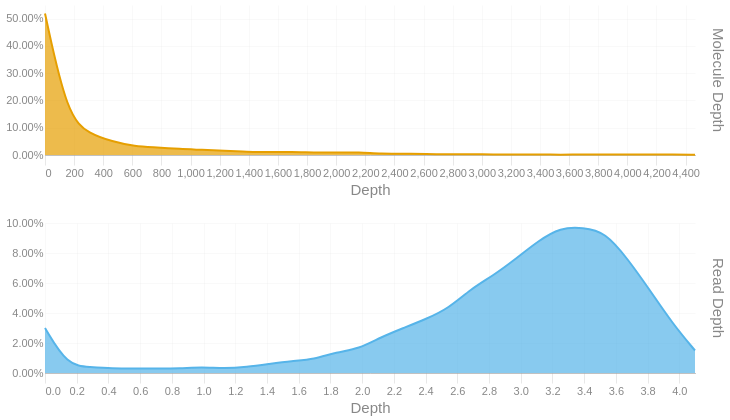

Here is the notebook cell this chart was saved with:
### Code cell
readdep = depth_hist(tb['Read Depth'], q99, 3)
readdep = readdep.with_columns(pl.lit('Read Depth').alias('Metric'))
if not SKIPLR:
    moldep = depth_hist(tb['Molecule Depth'], mol_q99, 1)
    moldep = moldep.with_columns(pl.lit('Molecule Depth').alias('Metric'))
    _hist = pl.concat([readdep, moldep])
    _hist = _hist.filter(pl.col('Proportion') != 0)
    with SafeRender(_hist):
        (
            alt.Chart(_hist)        
            .mark_area(interpolate = "basis")
            .encode(
                x=alt.X('Bin:Q').scale(domainMin=0).axis(alt.Axis(title='Depth')),
                y = alt.Y('Proportion:Q', title = None).axis(format = '.2%'),
                color = alt.Color('Metric:N').legend(None),
                row = alt.Row("Metric:N").header(title = None, labelOrient = 'right'),
                tooltip = [
                    alt.Tooltip("Metric:N", title = "Metric"),
                    alt.Tooltip('Interval:N', title = "Depth Interval"),
                    alt.Tooltip('Proportion:Q', title = "% Alignments").format('.2%')
                ]
            )
            .resolve_scale(x='independent', y='independent')
            .properties(
                height = 150, width = 650,
                usermeta={'embedOptions': {'downloadFileName': f'{samplename}.depth.hist'}}
            )
        ).display()
else:
    readdep = readdep.filter(pl.col('Proportion') != 0)
    with SafeRender(readdep):
        (
            alt.Chart(readdep)        
            .mark_area(interpolate = "basis")
            .encode(
                x=alt.X('Bin:Q').scale(domainMin=0).axis(alt.Axis(title='Depth')),
                y = alt.Y('Proportion:Q', title = None).axis(format = '.2%'),
                tooltip = [
                    alt.Tooltip('Interval:N', title = "Depth Interval"),
                    alt.Tooltip('Proportion:Q', title = "% Alignments").format('.2%')
                ]
            )
            .properties(
                usermeta={'embedOptions': {'downloadFileName': f'{samplename}.depth.hist'}}
            )
        ).display()

### Figure 1 — Vega-Lite specification as saved in the notebook (floating-point values rounded to 4 significant figures)
{"width": 650, "height": 150, "config": {"title": {"anchor": "start", "dy": -15, "fontSize": 18, "color": "#888888", "subtitleColor": "#888888", "subtitleFontSize": 14}, "arc": {"fill": "#0072B2"}, "axis": {"domainColor": "#888888", "domainWidth": 0.5, "gridWidth": 0.2, "grid": false, "titleFontWeight": 400, "titleFontSize": 15, "labelFontSize": 11, "labelColor": "#888888", "tickColor": "#888888", "tickWidth": 0.2, "titleColor": "#888888"}, "axisBand": {"grid": false}, "axisX": {"grid": true, "tickSize": 10, "domainCap": "round"}, "axisY": {"domain": false, "grid": true, "tickSize": 0, "domainCap": "round"}, "background": "transparent", "header": {"labelFontSize": 15, "labelColor": "#888888", "titleFontSize": 15, "titleFontWeight": 600, "titleColor": "#888888"}, "legend": {"labelFont": "sans-serif", "labelFontSize": 12, "labelColor": "#888888", "symbolSize": 100, "symbolType": "circle", "titleFontSize": 12, "titlePadding": 10, "titleColor": "#888888", "title": null}, "range": {"category": ["#E69F00", "#56B4E9", "#009E73", "#F0E442", "#0072B2", "#D55E00", "#CC79A7", "#000000"], "diverging": ["#cfe8f3", "#a2d4ec", "#73bfe2", "#46abdb", "#1696d2", "#12719e"]}, "area": {"fill": "#0072B2", "fillOpacity": 0.7, "line": true, "strokeOpacity": 0.7}, "line": {"color": "#0072B2", "stroke": "#0072B2", "strokeWidth": 2}, "trail": {"color": "#0072B2", "stroke": "#0072B2", "strokeWidth": 0, "size": 1}, "point": {"filled": true, "fillOpacity": 1.0, "size": 95}, "text": {"color": "#888888", "fontSize": 11, "align": "right", "fontWeight": 400, "size": 11}, "bar": {"fill": "#0072B2", "stroke": null}, "view": {"stroke": null, "continuousWidth": 660, "continuousHeight": 400}}, "data": {"name": "data-cdf807d96267f419c4856142ef7d50f9"}, "mark": {"type": "area", "interpolate": "basis"}, "encoding": {"color": {"field": "Metric", "legend": null, "type": "nominal"}, "row": {"field": "Metric", "header": {"title": null, "labelOrient": "right"}, "type": "nominal"}, "tooltip": [{"field": "Metric", "title": "Metric", "type": "nominal"}, {"field": "Interval", "title": "Depth Interval", "type": "nominal"}, {"field": "Proportion", "format": ".2%", "title": "% Alignments", "type": "quantitative"}], "x": {"axis": {"title": "Depth"}, "field": "Bin", "scale": {"domainMin": 0}, "type": "quantitative"}, "y": {"axis": {"format": ".2%"}, "field": "Proportion", "title": null, "type": "quantitative"}}, "resolve": {"scale": {"x": "independent", "y": "independent"}}, "usermeta": {"embedOptions": {"downloadFileName": "S6_Kennetcook_3569.depth.hist"}}, "$schema": "https://vega.github.io/schema/vega-lite/v6.1.0.json", "datasets": {"data-cdf807d96267f419c4856142ef7d50f9": [{"Bin": 0.0, "Interval": "0.0-0.141", "Proportion": 0.03, "Metric": "Read Depth"}, {"Bin": 0.141, "Interval": "0.141-0.283", "Proportion": 0.005, "Metric": "Read Depth"}, {"Bin": 0.283, "Interval": "0.283-0.424", "Proportion": 0.004, "Metric": "Read Depth"}, {"Bin": 0.424, "Interval": "0.424-0.565", "Proportion": 0.003, "Metric": "Read Depth"}, {"Bin": 0.565, "Interval": "0.565-0.707", "Proportion": 0.003, "Metric": "Read Depth"}, {"Bin": 0.707, "Interval": "0.707-0.848", "Proportion": 0.003, "Metric": "Read Depth"}, {"Bin": 0.848, "Interval": "0.848-0.989", "Proportion": 0.003, "Metric": "Read Depth"}, {"Bin": 0.989, "Interval": "0.989-1.131", "Proportion": 0.004, "Metric": "Read Depth"}, {"Bin": 1.131, "Interval": "1.131-1.272", "Proportion": 0.003, "Metric": "Read Depth"}, {"Bin": 1.272, "Interval": "1.272-1.413", "Proportion": 0.004, "Metric": "Read Depth"}, {"Bin": 1.413, "Interval": "1.413-1.555", "Proportion": 0.006, "Metric": "Read Depth"}, {"Bin": 1.555, "Interval": "1.555-1.696", "Proportion": 0.008, "Metric": "Read Depth"}, {"Bin": 1.696, "Interval": "1.696-1.837", "Proportion": 0.009, "Metric": "Read Depth"}, {"Bin": 1.837, "Interval": "1.837-1.979", "Proportion": 0.014, "Metric": "Read Depth"}, {"Bin": 1.979, "Interval": "1.979-2.12", "Proportion": 0.016, "Metric": "Read Depth"}, {"Bin": 2.12, "Interval": "2.12-2.261", "Proportion": 0.024, "Metric": "Read Depth"}, {"Bin": 2.261, "Interval": "2.261-2.403", "Proportion": 0.03, "Metric": "Read Depth"}, {"Bin": 2.403, "Interval": "2.403-2.544", "Proportion": 0.036, "Metric": "Read Depth"}, {"Bin": 2.544, "Interval": "2.544-2.685", "Proportion": 0.043, "Metric": "Read Depth"}, {"Bin": 2.685, "Interval": "2.685-2.827", "Proportion": 0.056, "Metric": "Read Depth"}, {"Bin": 2.827, "Interval": "2.827-2.968", "Proportion": 0.065, "Metric": "Read Depth"}, {"Bin": 2.968, "Interval": "2.968-3.109", "Proportion": 0.076, "Metric": "Read Depth"}, {"Bin": 3.109, "Interval": "3.109-3.251", "Proportion": 0.088, "Metric": "Read Depth"}, {"Bin": 3.251, "Interval": "3.251-3.392", "Proportion": 0.097, "Metric": "Read Depth"}, {"Bin": 3.392, "Interval": "3.392-3.533", "Proportion": 0.097, "Metric": "Read Depth"}, {"Bin": 3.533, "Interval": "3.533-3.675", "Proportion": 0.094, "Metric": "Read Depth"}, {"Bin": 3.675, "Interval": "3.675-3.816", "Proportion": 0.076, "Metric": "Read Depth"}, {"Bin": 3.816, "Interval": "3.816-3.957", "Proportion": 0.055, "Metric": "Read Depth"}, {"Bin": 3.957, "Interval": "3.957-4.099", "Proportion": 0.033, "Metric": "Read Depth"}, {"Bin": 4.099, "Interval": "4.099-4.24", "Proportion": 0.015, "Metric": "Read Depth"}, {"Bin": 0.0, "Interval": "0.0-153.9", "Proportion": 0.519, "Metric": "Molecule Depth"}, {"Bin": 153.9, "Interval": "153.9-307.9", "Proportion": 0.141, "Metric": "Molecule Depth"}, {"Bin": 307.9, "Interval": "307.9-461.8", "Proportion": 0.077, "Metric": "Molecule Depth"}, {"Bin": 461.8, "Interval": "461.8-615.8", "Proportion": 0.05, "Metric": "Molecule Depth"}, {"Bin": 615.8, "Interval": "615.8-769.7", "Proportion": 0.031, "Metric": "Molecule Depth"}, {"Bin": 769.7, "Interval": "769.7-923.7", "Proportion": 0.028, "Metric": "Molecule Depth"}, {"Bin": 923.7, "Interval": "923.7-1077.6", "Proportion": 0.022, "Metric": "Molecule Depth"}, {"Bin": 1078.0, "Interval": "1077.6-1231.6", "Proportion": 0.019, "Metric": "Molecule Depth"}, {"Bin": 1232.0, "Interval": "1231.6-1385.5", "Proportion": 0.015, "Metric": "Molecule Depth"}, {"Bin": 1386.0, "Interval": "1385.5-1539.5", "Proportion": 0.012, "Metric": "Molecule Depth"}, {"Bin": 1540.0, "Interval": "1539.5-1693.4", "Proportion": 0.01, "Metric": "Molecule Depth"}, {"Bin": 1693.0, "Interval": "1693.4-1847.4", "Proportion": 0.012, "Metric": "Molecule Depth"}, {"Bin": 1847.0, "Interval": "1847.4-2001.3", "Proportion": 0.009, "Metric": "Molecule Depth"}, {"Bin": 2001.0, "Interval": "2001.3-2155.3", "Proportion": 0.009, "Metric": "Molecule Depth"}, {"Bin": 2155.0, "Interval": "2155.3-2309.2", "Proportion": 0.01, "Metric": "Molecule Depth"}, {"Bin": 2309.0, "Interval": "2309.2-2463.2", "Proportion": 0.004, "Metric": "Molecule Depth"}, {"Bin": 2463.0, "Interval": "2463.2-2617.1", "Proportion": 0.005, "Metric": "Molecule Depth"}, {"Bin": 2617.0, "Interval": "2617.1-2771.1", "Proportion": 0.003, "Metric": "Molecule Depth"}, {"Bin": 2771.0, "Interval": "2771.1-2925.0", "Proportion": 0.003, "Metric": "Molecule Depth"}, {"Bin": 2925.0, "Interval": "2925.0-3079.0", "Proportion": 0.003, "Metric": "Molecule Depth"}, {"Bin": 3079.0, "Interval": "3079.0-3232.9", "Proportion": 0.002, "Metric": "Molecule Depth"}, {"Bin": 3233.0, "Interval": "3232.9-3386.9", "Proportion": 0.002, "Metric": "Molecule Depth"}, {"Bin": 3387.0, "Interval": "3386.9-3540.8", "Proportion": 0.002, "Metric": "Molecule Depth"}, {"Bin": 3541.0, "Interval": "3540.8-3694.8", "Proportion": 0.001, "Metric": "Molecule Depth"}, {"Bin": 3695.0, "Interval": "3694.8-3848.7", "Proportion": 0.002, "Metric": "Molecule Depth"}, {"Bin": 3849.0, "Interval": "3848.7-4002.7", "Proportion": 0.002, "Metric": "Molecule Depth"}, {"Bin": 4003.0, "Interval": "4002.7-4156.6", "Proportion": 0.002, "Metric": "Molecule Depth"}, {"Bin": 4157.0, "Interval": "4156.6-4310.6", "Proportion": 0.002, "Metric": "Molecule Depth"}, {"Bin": 4311.0, "Interval": "4310.6-4464.5", "Proportion": 0.002, "Metric": "Molecule Depth"}, {"Bin": 4464.0, "Interval": "4464.5-4618.47", "Proportion": 0.001, "Metric": "Molecule Depth"}]}}
